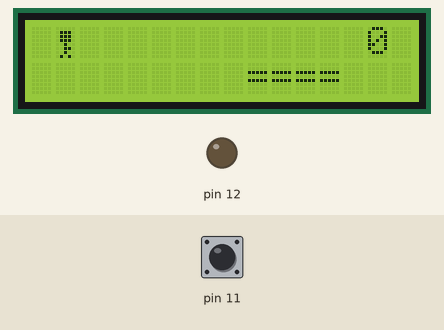
Bench run of a sketch on a simulated Arduino Uno, built with avr-gcc and run on an emulated ATmega328P. Parts: 16×2 character LCD, output pins drawn as LEDs (lit = HIGH). The test bench sets the inputs (shaded band); at power-on: pin 11 HIGH.

Above: at 1.3 s.
1.4 s: pin 11 pulled LOW for 0.15 s
At 2.05 s:
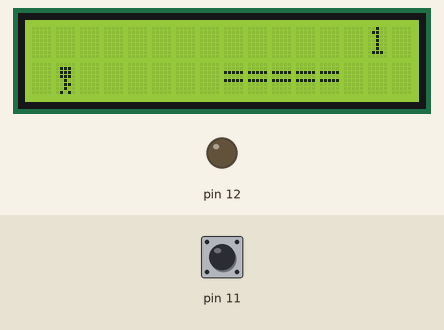
2.1 s: pin 11 pulled LOW for 0.15 s
At 2.5 s:
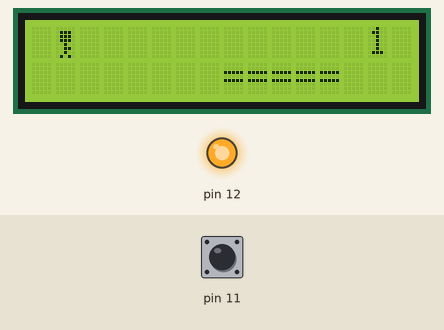
2.8 s: pin 11 pulled LOW for 3.2 s
At 8.3 s:
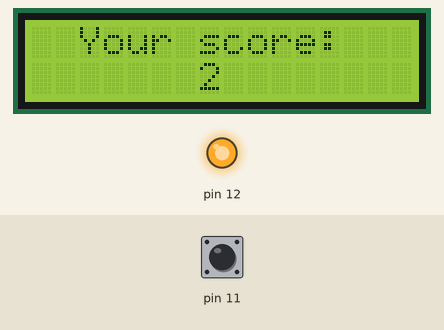
Timing chart, 0 to 9.8 s (numbered marks = the images above; inputs shaded):
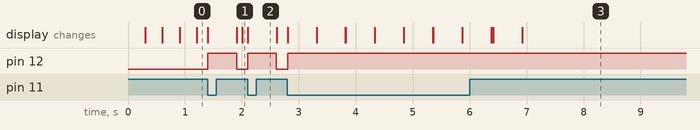

Measured:
- after the input at 1.4 s, pin 12: LOW → HIGH at once, → LOW 0.51 s later
- after the input at 2.1 s, pin 12: LOW → HIGH at once, → LOW 0.51 s later
- after the input at 2.8 s, pin 12: LOW → HIGH at once

The sketch:

lcd-game.ino
```cpp
#include <Wire.h>
#include <LiquidCrystal_I2C.h>

LiquidCrystal_I2C lcd(0x27, 16, 2);

//12 - diode pin
//11 - button pin

//it creates custom character on lcd screen
byte customChar[8] = {
  0b00000,
  0b01110,
  0b01110,
  0b01110,
  0b00100,
  0b00110,
  0b00100,
  0b01010
};

void setup() {
  Serial.begin(9600);

  pinMode(12, OUTPUT);
  pinMode(11, INPUT_PULLUP);

  lcd.init();
  lcd.backlight();

  lcd.begin(16, 2);
  lcd.createChar(0, customChar);
  lcd.setCursor(1, 0);
  lcd.write((byte)0);

}

bool playerUp = 1;

void movePlayer() {
  if (playerUp) {
    lcd.setCursor(1, 0);
    lcd.print(" ");

    lcd.setCursor(1, 1);
    lcd.write((byte)0);
  } else {
    lcd.setCursor(1, 1);
    lcd.print(" ");

    lcd.setCursor(1, 0);
    lcd.write((byte)0);
  }
  playerUp = !playerUp;
}

char text[] = "=====";
unsigned long delayTime = 300;
unsigned long currentTime = 0;
unsigned long lastTime1 = 0;
unsigned long lastTime2 = 0;

int i = 0; //text's index
String text1 = "";
int x = 13; //position to print
int y = 13;
int j = 0;
String text2 = "";
int textLen = strlen(text);
unsigned long firstDelay = 5000;

unsigned long pointDelay = 2000;
unsigned long lastPoint = 0;
int points = 0;

bool checkTouch() {
  if (playerUp && y < 2 && y > -3) {
    return true;
  } else if (!playerUp && x < 2 && x > -3) {
    return true;
  }
  return false;
}
bool touched = false;
void loop() {

  if (checkTouch()) {
    if (touched == false) {
      touched = true;
      lcd.setCursor(0, 0);
      lcd.print("                ");
      lcd.setCursor(0, 1);
      lcd.print("                ");
      delay(500);
    }
    lcd.setCursor(2, 0);
    lcd.print("Your score: ");
    lcd.setCursor(7, 1);
    lcd.print(points);
    return;
  }

  lcd.setCursor(14, 0);
  lcd.print(points);

  if (currentTime - lastPoint >= pointDelay) {
    lastPoint = currentTime;
    points++;
  }
  currentTime = millis();

  if (digitalRead(11) == LOW) {
    digitalWrite(12, HIGH);
    movePlayer();
    delay(500);

  } else {
    digitalWrite(12, LOW);
  }
  if (currentTime - lastTime1 >= delayTime) {
    lastTime1 = currentTime;
    x -= 1;
    lcd.setCursor(x, 1);
    if (i < textLen) {
      text1 += text[i];
      lcd.print(text1);
    } else {
      if (x >= 0) {
        lcd.print(text1 + " ");
      } else {
        text1.remove(text1.length() - 1);
        lcd.print(text1 + " ");
      }
    }
    i += 1;
  }
  //it slows down appearance of the first platform
  if (currentTime < firstDelay) {
    return;
  }
  if (currentTime - lastTime2 >= delayTime) {
    lastTime2 = currentTime;
    y -= 1;
    lcd.setCursor(y, 0);
    if (j < textLen) {
      text2 += text[j];
      lcd.print(text2);
    } else {
      if (y >= 0) {
        lcd.print(text2 + " ");
      } else {
        text2.remove(text2.length() - 1);
        lcd.print(text2 + " ");
      }
    }
    j += 1;
  }
  //show another platform
  if (x < textLen - 2 * textLen) {
    x = 13;
    i = 0;
  }
  if (y < textLen - 2 * textLen) {
    y = 13;
    j = 0;
  }
}
```
